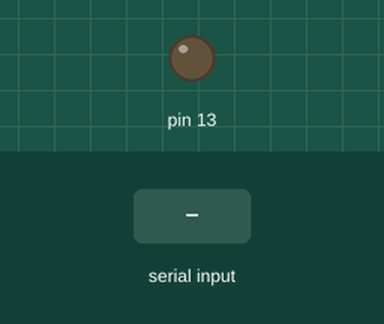
The sketch below on a simulated Arduino Uno, built with avr-gcc and run on an emulated ATmega328P. Parts: output pins drawn as LEDs (lit = HIGH). Dashed ring = blinking. Inputs (shaded band) come from the test bench.

Above: at 1.2 s.
1.3 s: "1" received over Serial
At 2.1 s:
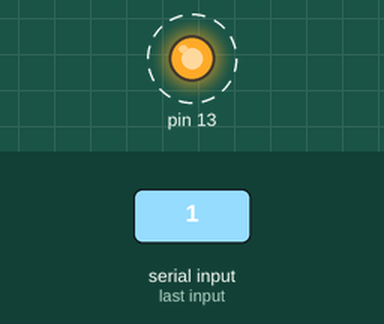
Timing chart, 0 to 10.3 s (numbered marks = the images above; inputs shaded):
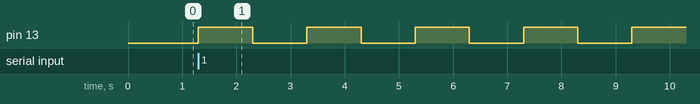

The sketch:

serialtest.ino
```cpp
void setup() {
  Serial.begin(9600);
  pinMode(13, OUTPUT);
}

void loop() {
 if (Serial.available() > 0) {
    blinkLED(3);
  }
}

void blinkLED(int count) {
  for (int i=0; i< count; i++) {
    digitalWrite(13, HIGH);
    delay(1000);
    digitalWrite(13, LOW);
    delay(1000);
  }
}
```

Measured:
- after the input at 1.3 s, pin 13: alternates HIGH for 1.0 s and LOW for 1.0 s, starting at once
